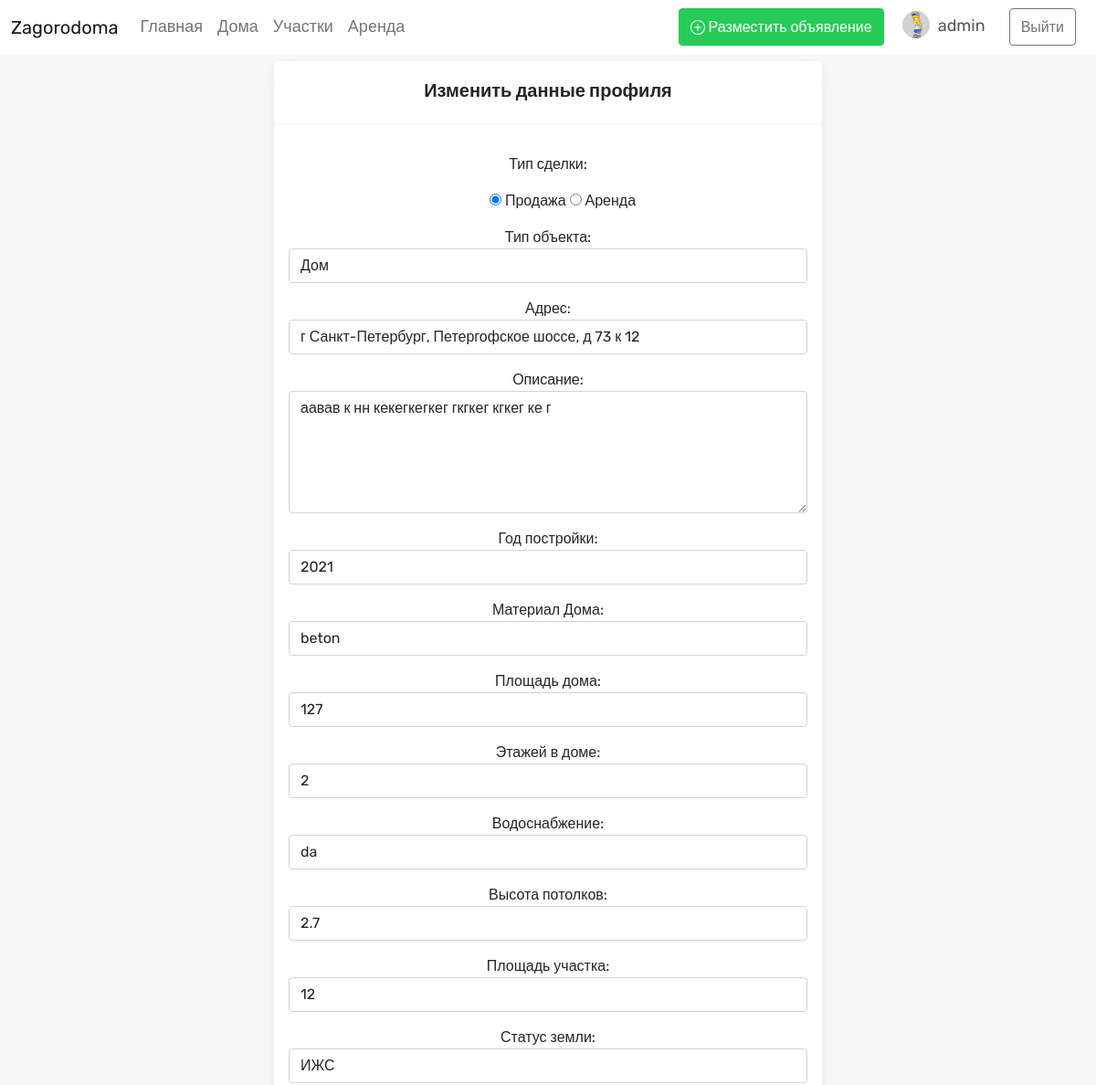
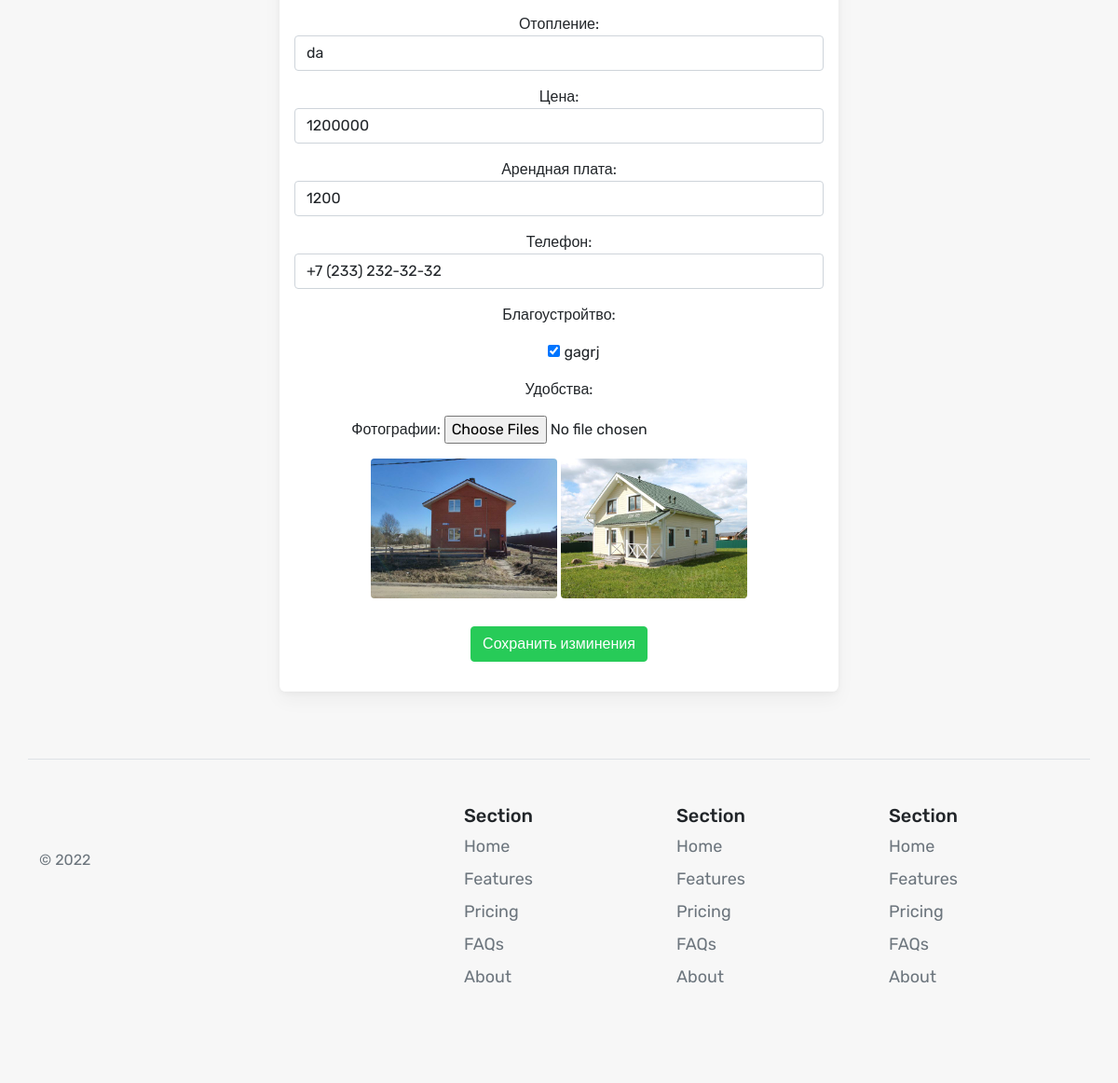
Page /edit_post/3/ (signed in) on the committed database (2 pictures, top to bottom).
### accounts/models.py (models this page shows, shortened)
class Profile(models.Model):
    user = models.OneToOneField(User, null=True, on_delete=models.CASCADE)
    date_of_birth = models.DateField('Дата рождения', blank=True, null=True)
    phone = models.CharField('Телефон', max_length=30, blank=True)
    photo = models.ImageField('Фотография', upload_to='users/profile/', blank=True)

### posts/models.py (models this page shows, shortened)
class Post_sale(models.Model):
    class NewManager(models.Manager):
        def get_quertyser(self):
            return super().get_queryset().filter(published=True)
    type_object = models.ForeignKey('Type_object', on_delete=models.CASCADE, verbose_name='Тип объекта', blank=True, null=True)
    status = models.ForeignKey('Status', on_delete=models.CASCADE, verbose_name='Тип сделки', blank=False, default=1, related_name='status_st')
    adress = models.TextField(verbose_name='Адрес', max_length=1000)
    body = models.TextField(verbose_name='Описание', max_length=5000)
    square = models.IntegerField(blank=True, null=True, verbose_name='Площадь дома', max_length=4)
    floors = models.IntegerField(verbose_name='Этажей в доме', max_length=2, blank=True, null=True)
    land_area = models.IntegerField(verbose_name='Площадь участка', max_length=7)
    land_status = models.ForeignKey('Land_status', on_delete=models.CASCADE, verbose_name='Статус земли', blank=True, null=True)
    heating = models.ForeignKey('Heating', on_delete=models.CASCADE, verbose_name='Отопление', blank=True, null=True)
    year_of_construction = models.CharField(verbose_name='Год постройки', max_length=4, blank=True, null=True)
    house_material = models.ForeignKey('House_material', on_delete=models.CASCADE, verbose_name='Материал Дома', null=True, blank=True)
    ceiling_height = models.CharField(verbose_name='Высота потолков', max_length=5, blank=True, null=True)
    water = models.ForeignKey('Water', on_delete=models.CASCADE, verbose_name='Водоснабжение', null=True, blank=True)
    price = models.IntegerField(verbose_name='Цена', max_length=30)
    phone = models.CharField('Телефон', max_length=30, blank=True)
    created_at = models.DateTimeField (auto_now_add=True, verbose_name='Опубликовано')
    author = models.ForeignKey(User, on_delete=models.CASCADE, verbose_name='Автор', related_name='user_post')
    published = models.BooleanField(verbose_name='Опубликован', default=True)
    views = models.IntegerField(default=0)
    houseAdditional = models.ManyToManyField('HouseAdditional', verbose_name='Благоустройство', blank=True)
    rent_amenities = models.ManyToManyField('Rent_amenities', verbose_name='Аренда удобства', blank=True)
    rent_price = models.CharField(verbose_name='Арендная плата', max_length=30)
    favourites = models.ManyToManyField(User, related_name='favourite', default=None, blank=True)
    objects = models.Manager()
    newmanager = NewManager ()
    class Meta :
        verbose_name = 'Объявление'
        verbose_name_plural = 'Объявления'

class PostImage(models.Model):
    def images_directory_path(instance, filename):
        return '/'.join(['images',str(instance.post.id), str(uuid.uuid4().hex + ".png")])
    image_data_link = models.ImageField(upload_to=images_directory_path)
    image_url = models.URLField(blank=True)
    post = models.ForeignKey(Post_sale, on_delete = models.CASCADE, related_name='all_images')
    class Meta:
        verbose_name = "Фотография"
        verbose_name_plural = "Фотографии"

### posts/views.py (the view, shortened to what this page needs)
# urls.py: path('edit_post/<int:pk>/', views.edit_post, name='edit_post'),
def edit_post(request, pk):
    get_post = Post_sale.objects.get(pk=pk, author=request.user)
    template = 'edit_post.html'
    context = {
        'get_post': get_post,
        'form': PostForm(instance=get_post),
    }
    return render (request, template, context)

### posts/models.py (called while the page is built)
    def __str__(self):
        return self.title

    def __str__(self):
        return self.title

    def __str__(self):
        return self.title

    def __str__(self):
        return self.title

    def __str__(self):
        return self.title

    def __str__(self):
        return self.title

    def __str__(self):
        return self.title

### templates/edit_post.html (shortened to what this page needs)
{% extends 'base.html' %}
{% block content %}
{% if author.id == author.id %}
<center>
      <div class="col-lg-6 vstack gap-4">
        <div class="tab-content py-0 mb-0">
          <div class="tab-pane show active fade" id="nav-setting-tab-1">
            <div class="card-profile mb-4" style="margin-top: 8px;box-shadow: 0 10px 20px #0000000a, 0 2px 6px #0000000a, 0 0 1px #0000000a;">
              <div class="card-profile-header border-0 pb-0">
                <h1 class="h5 card-title" style="font-weight: 700;">Изменить данные профиля</h1>
              </div>
              <hr style="color:#e3e0e0;">
            <div class="card-body">
                <form method="post" enctype="multipart/form-data">
                    {{form.as_p}}
                    {% for all_images in get_post.all_images.all %}
                    <img src="{{ all_images.image_data_link.url }}" class="rounded" style="width: 200px; height: 150px;"alt="продукт" >
                    {% endfor %}
                    <p style="text-align: center;margin-top: 30px;">
                    <input type="submit" class="btn btn-success" value="Сохранить изминения"></p>
                </form>
            </div>
</center>
{% endif %}
{% endblock content %}

### templates/base.html (shortened to what this page needs)
{% load static %}
<!DOCTYPE html>
<html lang="ru">
<head>
    <link href="https://cdn.jsdelivr.net/npm/bootstrap@5.1.3/dist/css/bootstrap.min.css" rel="stylesheet">
    <link href="{% static 'css/style.css' %}" rel="stylesheet">
    <link href="{% static 'css/slick.css' %}" rel="stylesheet">
    <link href="{% static 'css/slick-theme.css' %}" rel="stylesheet">
    <link rel="stylesheet" href="https://cdn.jsdelivr.net/npm/bootstrap-icons@1.9.1/font/bootstrap-icons.css">
    <link href="https://cdn.jsdelivr.net/npm/suggestions-jquery@21.12.0/dist/css/suggestions.min.css" rel="stylesheet" />
    <link rel="stylesheet" href="http://code.ionicframework.com/ionicons/2.0.1/css/ionicons.min.css">
    <link href="https://cdnjs.cloudflare.com/ajax/libs/select2/4.0.4/css/select2.min.css" rel="stylesheet" />
    <link rel="stylesheet" href="https://maxcdn.bootstrapcdn.com/font-awesome/4.7.0/css/font-awesome.min.css">
</head>
<body>
    <header>
      <nav class="navbar navbar-expand-lg navbar-light bg-light">
        <div class="container-fluid">
          <a class="navbar-brand" href="{% url 'home' %}">Zagorodoma</a>
          <div class="collapse navbar-collapse" id="navbarSupportedContent">
            <ul class="navbar-nav me-auto mb-2 mb-lg-0">
              <li class="nav-item">
                <a class="nav-link" aria-current="page" href="{% url 'home' %}">Главная</a>
              </li>
              <li class="nav-item">
                <a class="nav-link" href="{% url 'doma' %}">Дома</a>
              </li>
              <li class="nav-item">
                <a class="nav-link" href="{% url 'ychastki' %}">Участки</a>
              </li>
              <li class="nav-item">
                <a class="nav-link" href="#">Аренда</a>
              </li>
            </ul>
            <div class="d-flex">
              <button type="button" class="btn btn-success" onclick="window.location.href = '{% url 'post_new' %}';" style="margin-right: 10px;"> Разместить объявление</button>
              {% if user.is_authenticated %}
              <div class="photo-user-main">
                {% if user.profile.photo %}
                <img src="{{ user.profile.photo.url|default_if_none:'\media\users\profile\default\default-icon.png' }}" height=30 width=30 style="margin-top: 3px;" class="rounded-circle">
                {% else %}
                <img src="\media\users\profile\default\default-icon.png" height=30 width=30 style="margin-top: 3px;" class="rounded-circle">
                {% endif %}
              <a style="float: right;margin-top: -7px;margin-left: -7px;" class="nav-link active" aria-current="page" href="{% url 'user_profile' user.id %}"><div class="username">{{ user.username }} </div></a>
              </div>
              <button type="button" style="margin-right: 10px;" class="btn btn-outline-secondary" onclick="window.location.href = '{% url 'logout' %}';">Выйти</button>
              {% else %}
              <button type="button" style="margin-right: 10px;" class="btn btn-outline-secondary" onclick="window.location.href = '{% url 'login' %}';">Войти</button>
              {% endif %}
            </div>
          </div>
        </div>
      </nav>
      {% block content %}
      {% endblock content %}
</body>
{% include "footer.html" %}

### templates/footer.html
<div class="container">
    <footer class="row row-cols-1 row-cols-sm-2 row-cols-md-5 py-5 my-5 border-top">
      <div class="col mb-3">
        <a href="/" class="d-flex align-items-center mb-3 link-dark text-decoration-none">
          <svg class="bi me-2" width="40" height="32"><use xlink:href="#bootstrap"></use></svg>
        </a>
        <p class="text-muted">© 2022</p>
      </div>
      <div class="col mb-3">
      </div>
      <div class="col mb-3">
        <h5>Section</h5>
        <ul class="nav flex-column">
          <li class="nav-item mb-2"><a href="#" class="nav-link p-0 text-muted">Home</a></li>
          <li class="nav-item mb-2"><a href="#" class="nav-link p-0 text-muted">Features</a></li>
          <li class="nav-item mb-2"><a href="#" class="nav-link p-0 text-muted">Pricing</a></li>
          <li class="nav-item mb-2"><a href="#" class="nav-link p-0 text-muted">FAQs</a></li>
          <li class="nav-item mb-2"><a href="#" class="nav-link p-0 text-muted">About</a></li>
        </ul>
      </div>
      <div class="col mb-3">
        <h5>Section</h5>
        <ul class="nav flex-column">
          <li class="nav-item mb-2"><a href="#" class="nav-link p-0 text-muted">Home</a></li>
          <li class="nav-item mb-2"><a href="#" class="nav-link p-0 text-muted">Features</a></li>
          <li class="nav-item mb-2"><a href="#" class="nav-link p-0 text-muted">Pricing</a></li>
          <li class="nav-item mb-2"><a href="#" class="nav-link p-0 text-muted">FAQs</a></li>
          <li class="nav-item mb-2"><a href="#" class="nav-link p-0 text-muted">About</a></li>
        </ul>
      </div>
      <div class="col mb-3">
        <h5>Section</h5>
        <ul class="nav flex-column">
          <li class="nav-item mb-2"><a href="#" class="nav-link p-0 text-muted">Home</a></li>
          <li class="nav-item mb-2"><a href="#" class="nav-link p-0 text-muted">Features</a></li>
          <li class="nav-item mb-2"><a href="#" class="nav-link p-0 text-muted">Pricing</a></li>
          <li class="nav-item mb-2"><a href="#" class="nav-link p-0 text-muted">FAQs</a></li>
          <li class="nav-item mb-2"><a href="#" class="nav-link p-0 text-muted">About</a></li>
        </ul>
      </div>
    </footer>
  </div>

### static/css/style.css (style rules this page uses)
body { font-family: 'Rubik', sans-serif !important ; background-color: #f7f7f7 !important; }
.bg-light { background-color: white !important; }
a { text-decoration: none !important; }
.username { margin-right: 10px; margin-top: 5px; }
.btn-success { color: #fff; background-color: #27CB58 !important ; border-color: #27CB58 !important ; }
li { display:inline-block !important; }
.photo-user-main { margin-left: 10px; }
.card-profile { position: relative; display: -webkit-box; display: -ms-flexbox; display: flex; -webkit-box-orient: vertical; -webkit-box-direction: normal; -ms-flex-direction: column; flex-direction: column; min-width: 0; word-wrap: break-word; background-color: #fff; background-clip: border-box; border-radius: 0.4rem; box-shadow: 0 10px 20px #0000000a, 0 2px 6px #0000000a, 0 0 1px #0000000a; }
.card-profile-header { padding: 1.25rem 1.25rem; margin-bottom: 0; background-color: #fff; border-radius: 0.4rem; }
.nav-link { display: block; padding: 0.5rem 1rem; color: #545454; text-decoration: none; font-size: 18px; transition: color .15s ease-in-out,background-color .15s ease-in-out,border-color .15s ease-in-out; }
.card-profile { border: 0px !important; max-width: 1248px; background-color: #ffffff !important; }

### rows in the picture
Post_sale: status_id "☑ Тип сделки: ☐ Аренда", type_object "Дом", adress "г Санкт-Петербург, Петергофское шоссе, д 73 к 12", body "аавав к нн кекегкегкег гкгкег кгкег ке г", year_of_construction "2021", house_material "beton", square "127", floors "2", water "da", ceiling_height "2.7", land_area "12", land_status "ИЖС", heating "da", price "1200000", rent_price "1200", phone "+7 (233) 232-32-32"
PostImage: image_data_link (picture)
PostImage: image_data_link (picture)

### other values in the picture
{{ user.username }} "admin"
